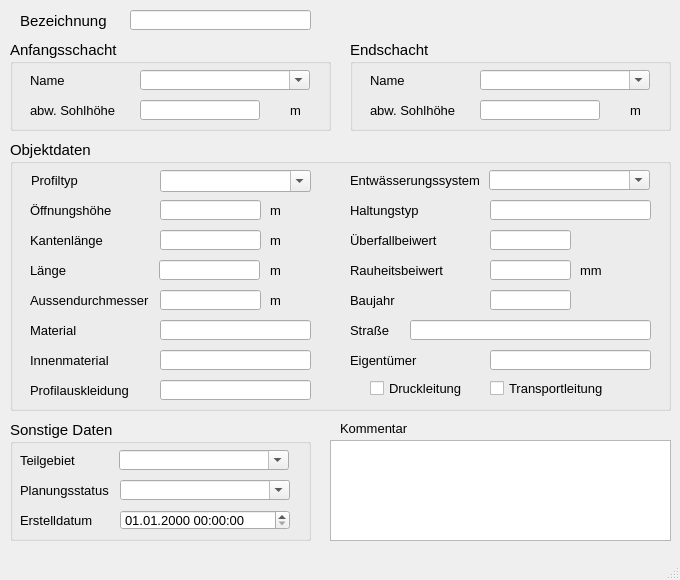
<?xml version="1.0" encoding="UTF-8"?>
<ui version="4.0">
 <class>MainWindow</class>
 <widget class="QMainWindow" name="MainWindow">
  <property name="geometry">
   <rect>
    <x>0</x>
    <y>0</y>
    <width>680</width>
    <height>580</height>
   </rect>
  </property>
  <property name="minimumSize">
   <size>
    <width>680</width>
    <height>580</height>
   </size>
  </property>
  <property name="font">
   <font>
    <family>Tahoma</family>
    <pointsize>10</pointsize>
   </font>
  </property>
  <property name="windowTitle">
   <string>Wehr</string>
  </property>
  <widget class="QWidget" name="centralwidget">
   <widget class="QTextEdit" name="kommentar">
    <property name="geometry">
     <rect>
      <x>330</x>
      <y>440</y>
      <width>341</width>
      <height>101</height>
     </rect>
    </property>
    <property name="font">
     <font>
      <family>Tahoma</family>
      <pointsize>10</pointsize>
     </font>
    </property>
    <property name="toolTip">
     <string>&lt;html&gt;&lt;head/&gt;&lt;body&gt;&lt;p&gt;Platz für zusätzliche Kommentare.&lt;/p&gt;&lt;/body&gt;&lt;/html&gt;</string>
    </property>
    <property name="statusTip">
     <string>Platz für zusätzliche Kommentare.</string>
    </property>
   </widget>
   <widget class="QLabel" name="label">
    <property name="geometry">
     <rect>
      <x>20</x>
      <y>10</y>
      <width>91</width>
      <height>21</height>
     </rect>
    </property>
    <property name="font">
     <font>
      <family>Tahoma</family>
      <pointsize>11</pointsize>
     </font>
    </property>
    <property name="text">
     <string>Bezeichnung</string>
    </property>
   </widget>
   <widget class="QGroupBox" name="groupBox_3">
    <property name="geometry">
     <rect>
      <x>10</x>
      <y>420</y>
      <width>301</width>
      <height>121</height>
     </rect>
    </property>
    <property name="font">
     <font>
      <family>Tahoma</family>
      <pointsize>11</pointsize>
     </font>
    </property>
    <property name="title">
     <string>Sonstige Daten</string>
    </property>
    <widget class="QComboBox" name="teilgebiet">
     <property name="geometry">
      <rect>
       <x>109</x>
       <y>30</y>
       <width>170</width>
       <height>20</height>
      </rect>
     </property>
     <property name="font">
      <font>
       <family>Tahoma</family>
       <pointsize>10</pointsize>
      </font>
     </property>
     <property name="toolTip">
      <string>&lt;html&gt;&lt;head/&gt;&lt;body&gt;&lt;p&gt;zur Zuordnung auf ein selbstständig festgelegtes Teilgebiet&lt;/p&gt;&lt;/body&gt;&lt;/html&gt;</string>
     </property>
     <property name="statusTip">
      <string>zur Zuordnung auf ein selbstständig festgelegtes Teilgebiet</string>
     </property>
     <property name="editable">
      <bool>true</bool>
     </property>
    </widget>
    <widget class="QLabel" name="label_11">
     <property name="geometry">
      <rect>
       <x>10</x>
       <y>30</y>
       <width>71</width>
       <height>20</height>
      </rect>
     </property>
     <property name="font">
      <font>
       <family>Tahoma</family>
       <pointsize>10</pointsize>
      </font>
     </property>
     <property name="text">
      <string>Teilgebiet</string>
     </property>
     <property name="buddy">
      <cstring>simstatus</cstring>
     </property>
    </widget>
    <widget class="QComboBox" name="simstatus">
     <property name="geometry">
      <rect>
       <x>110</x>
       <y>60</y>
       <width>170</width>
       <height>20</height>
      </rect>
     </property>
     <property name="font">
      <font>
       <family>Tahoma</family>
       <pointsize>10</pointsize>
      </font>
     </property>
     <property name="toolTip">
      <string>&lt;html&gt;&lt;head/&gt;&lt;body&gt;&lt;p&gt;aktueller Status (z.B. vorhanden, in Planung etc.)&lt;/p&gt;&lt;/body&gt;&lt;/html&gt;</string>
     </property>
     <property name="statusTip">
      <string>aktueller Status (z.B. vorhanden, in Planung etc.)</string>
     </property>
     <property name="editable">
      <bool>true</bool>
     </property>
    </widget>
    <widget class="QgsDateTimeEdit" name="createdat">
     <property name="geometry">
      <rect>
       <x>110</x>
       <y>90</y>
       <width>170</width>
       <height>20</height>
      </rect>
     </property>
     <property name="font">
      <font>
       <family>Tahoma</family>
       <pointsize>10</pointsize>
      </font>
     </property>
     <property name="currentSection">
      <enum>QDateTimeEdit::DaySection</enum>
     </property>
     <property name="displayFormat">
      <string>dd.MM.yyyy HH:mm:ss</string>
     </property>
    </widget>
    <widget class="QLabel" name="label_10">
     <property name="geometry">
      <rect>
       <x>10</x>
       <y>60</y>
       <width>111</width>
       <height>21</height>
      </rect>
     </property>
     <property name="font">
      <font>
       <family>Tahoma</family>
       <pointsize>10</pointsize>
      </font>
     </property>
     <property name="text">
      <string>Planungsstatus</string>
     </property>
     <property name="buddy">
      <cstring>simstatus</cstring>
     </property>
    </widget>
    <widget class="QLabel" name="label_71">
     <property name="geometry">
      <rect>
       <x>10</x>
       <y>90</y>
       <width>151</width>
       <height>21</height>
      </rect>
     </property>
     <property name="font">
      <font>
       <family>Tahoma</family>
       <pointsize>10</pointsize>
      </font>
     </property>
     <property name="text">
      <string>Erstelldatum</string>
     </property>
    </widget>
   </widget>
   <widget class="QGroupBox" name="groupBox_2">
    <property name="geometry">
     <rect>
      <x>10</x>
      <y>140</y>
      <width>661</width>
      <height>271</height>
     </rect>
    </property>
    <property name="font">
     <font>
      <family>Tahoma</family>
      <pointsize>11</pointsize>
     </font>
    </property>
    <property name="title">
     <string>Objektdaten</string>
    </property>
    <widget class="QComboBox" name="entwart">
     <property name="geometry">
      <rect>
       <x>479</x>
       <y>30</y>
       <width>161</width>
       <height>20</height>
      </rect>
     </property>
     <property name="font">
      <font>
       <family>Tahoma</family>
       <pointsize>10</pointsize>
      </font>
     </property>
     <property name="toolTip">
      <string>&lt;html&gt;&lt;head/&gt;&lt;body&gt;&lt;p&gt;vorh. Entwässerungssystem (z.B. Mischwasser, Regenwasser etc.)&lt;/p&gt;&lt;/body&gt;&lt;/html&gt;</string>
     </property>
     <property name="statusTip">
      <string>vorh. Entwässerungssystem (z.B. Mischwasser, Regenwasser etc.)</string>
     </property>
     <property name="editable">
      <bool>true</bool>
     </property>
    </widget>
    <widget class="QLabel" name="label_16">
     <property name="geometry">
      <rect>
       <x>260</x>
       <y>60</y>
       <width>20</width>
       <height>21</height>
      </rect>
     </property>
     <property name="font">
      <font>
       <family>Tahoma</family>
       <pointsize>10</pointsize>
      </font>
     </property>
     <property name="text">
      <string>m </string>
     </property>
    </widget>
    <widget class="QLabel" name="label_7">
     <property name="geometry">
      <rect>
       <x>20</x>
       <y>60</y>
       <width>100</width>
       <height>20</height>
      </rect>
     </property>
     <property name="font">
      <font>
       <family>Tahoma</family>
       <pointsize>10</pointsize>
      </font>
     </property>
     <property name="text">
      <string>Öffnungshöhe</string>
     </property>
    </widget>
    <widget class="QLineEdit" name="hoehe">
     <property name="geometry">
      <rect>
       <x>150</x>
       <y>60</y>
       <width>101</width>
       <height>20</height>
      </rect>
     </property>
     <property name="font">
      <font>
       <family>Tahoma</family>
       <pointsize>10</pointsize>
      </font>
     </property>
     <property name="toolTip">
      <string>&lt;html&gt;&lt;head/&gt;&lt;body&gt;&lt;p&gt;für grafische Darstellung im Längsschnitt&lt;/p&gt;&lt;/body&gt;&lt;/html&gt;</string>
     </property>
     <property name="statusTip">
      <string>für grafische Darstellung im Längsschnitt</string>
     </property>
    </widget>
    <widget class="QLabel" name="label_51">
     <property name="geometry">
      <rect>
       <x>340</x>
       <y>30</y>
       <width>140</width>
       <height>20</height>
      </rect>
     </property>
     <property name="font">
      <font>
       <family>Tahoma</family>
       <pointsize>10</pointsize>
      </font>
     </property>
     <property name="text">
      <string>Entwässerungssystem</string>
     </property>
    </widget>
    <widget class="QLabel" name="label_8">
     <property name="geometry">
      <rect>
       <x>20</x>
       <y>90</y>
       <width>100</width>
       <height>20</height>
      </rect>
     </property>
     <property name="font">
      <font>
       <family>Tahoma</family>
       <pointsize>10</pointsize>
      </font>
     </property>
     <property name="text">
      <string>Kantenlänge</string>
     </property>
    </widget>
    <widget class="QLineEdit" name="breite">
     <property name="geometry">
      <rect>
       <x>150</x>
       <y>90</y>
       <width>101</width>
       <height>20</height>
      </rect>
     </property>
     <property name="font">
      <font>
       <family>Tahoma</family>
       <pointsize>10</pointsize>
      </font>
     </property>
     <property name="toolTip">
      <string>&lt;html&gt;&lt;head/&gt;&lt;body&gt;&lt;p&gt;für grafische Darstellung im Längsschnitt&lt;/p&gt;&lt;/body&gt;&lt;/html&gt;</string>
     </property>
     <property name="statusTip">
      <string>für grafische Darstellung im Längsschnitt</string>
     </property>
    </widget>
    <widget class="QLabel" name="label_17">
     <property name="geometry">
      <rect>
       <x>260</x>
       <y>90</y>
       <width>20</width>
       <height>21</height>
      </rect>
     </property>
     <property name="font">
      <font>
       <family>Tahoma</family>
       <pointsize>10</pointsize>
      </font>
     </property>
     <property name="text">
      <string>m </string>
     </property>
    </widget>
    <widget class="QLabel" name="label_54">
     <property name="geometry">
      <rect>
       <x>21</x>
       <y>30</y>
       <width>91</width>
       <height>21</height>
      </rect>
     </property>
     <property name="font">
      <font>
       <family>Tahoma</family>
       <pointsize>10</pointsize>
      </font>
     </property>
     <property name="text">
      <string>Profiltyp</string>
     </property>
    </widget>
    <widget class="QComboBox" name="profilnam">
     <property name="geometry">
      <rect>
       <x>150</x>
       <y>30</y>
       <width>151</width>
       <height>22</height>
      </rect>
     </property>
     <property name="font">
      <font>
       <family>Tahoma</family>
       <pointsize>10</pointsize>
      </font>
     </property>
     <property name="toolTip">
      <string>&lt;html&gt;&lt;head/&gt;&lt;body&gt;&lt;p&gt;Profiltyp für das Rohr&lt;/p&gt;&lt;/body&gt;&lt;/html&gt;</string>
     </property>
     <property name="statusTip">
      <string>Profiltyp für das Rohr</string>
     </property>
     <property name="editable">
      <bool>true</bool>
     </property>
    </widget>
    <widget class="QLabel" name="label_27">
     <property name="geometry">
      <rect>
       <x>260</x>
       <y>150</y>
       <width>31</width>
       <height>21</height>
      </rect>
     </property>
     <property name="font">
      <font>
       <family>Tahoma</family>
       <pointsize>10</pointsize>
      </font>
     </property>
     <property name="text">
      <string>m</string>
     </property>
    </widget>
    <widget class="QLabel" name="label_24">
     <property name="geometry">
      <rect>
       <x>20</x>
       <y>240</y>
       <width>101</width>
       <height>21</height>
      </rect>
     </property>
     <property name="font">
      <font>
       <family>Tahoma</family>
       <pointsize>10</pointsize>
      </font>
     </property>
     <property name="text">
      <string>Profilauskleidung</string>
     </property>
    </widget>
    <widget class="QLineEdit" name="profilauskleidung">
     <property name="geometry">
      <rect>
       <x>150</x>
       <y>240</y>
       <width>151</width>
       <height>20</height>
      </rect>
     </property>
     <property name="toolTip">
      <string>&lt;html&gt;&lt;head/&gt;&lt;body&gt;&lt;p&gt;Profilauskleidung&lt;/p&gt;&lt;/body&gt;&lt;/html&gt;</string>
     </property>
     <property name="statusTip">
      <string>Profilauskleidung</string>
     </property>
    </widget>
    <widget class="QLabel" name="label_25">
     <property name="geometry">
      <rect>
       <x>20</x>
       <y>210</y>
       <width>101</width>
       <height>21</height>
      </rect>
     </property>
     <property name="font">
      <font>
       <family>Tahoma</family>
       <pointsize>10</pointsize>
      </font>
     </property>
     <property name="text">
      <string>Innenmaterial</string>
     </property>
    </widget>
    <widget class="QLineEdit" name="laenge">
     <property name="geometry">
      <rect>
       <x>149</x>
       <y>120</y>
       <width>101</width>
       <height>20</height>
      </rect>
     </property>
     <property name="font">
      <font>
       <family>Tahoma</family>
       <pointsize>10</pointsize>
      </font>
     </property>
     <property name="toolTip">
      <string>&lt;html&gt;&lt;head/&gt;&lt;body&gt;&lt;p&gt;&lt;span style=&quot; font-size:10pt;&quot;&gt;Länge&lt;/span&gt;&lt;/p&gt;&lt;/body&gt;&lt;/html&gt;</string>
     </property>
     <property name="statusTip">
      <string>Länge</string>
     </property>
    </widget>
    <widget class="QLabel" name="label_21">
     <property name="geometry">
      <rect>
       <x>260</x>
       <y>120</y>
       <width>30</width>
       <height>20</height>
      </rect>
     </property>
     <property name="font">
      <font>
       <family>Tahoma</family>
       <pointsize>10</pointsize>
      </font>
     </property>
     <property name="text">
      <string>m </string>
     </property>
    </widget>
    <widget class="QLabel" name="label_13">
     <property name="geometry">
      <rect>
       <x>20</x>
       <y>150</y>
       <width>121</width>
       <height>21</height>
      </rect>
     </property>
     <property name="font">
      <font>
       <family>Tahoma</family>
       <pointsize>10</pointsize>
      </font>
     </property>
     <property name="text">
      <string>Aussendurchmesser</string>
     </property>
    </widget>
    <widget class="QLineEdit" name="aussendurchmesser">
     <property name="geometry">
      <rect>
       <x>150</x>
       <y>150</y>
       <width>101</width>
       <height>20</height>
      </rect>
     </property>
     <property name="toolTip">
      <string>&lt;html&gt;&lt;head/&gt;&lt;body&gt;&lt;p&gt;Aussendurchmesser&lt;/p&gt;&lt;/body&gt;&lt;/html&gt;</string>
     </property>
     <property name="statusTip">
      <string>Aussendurchmesser</string>
     </property>
    </widget>
    <widget class="QLineEdit" name="material">
     <property name="geometry">
      <rect>
       <x>150</x>
       <y>180</y>
       <width>151</width>
       <height>20</height>
      </rect>
     </property>
     <property name="toolTip">
      <string>&lt;html&gt;&lt;head/&gt;&lt;body&gt;&lt;p&gt;Material&lt;/p&gt;&lt;p&gt;&lt;br/&gt;&lt;/p&gt;&lt;/body&gt;&lt;/html&gt;</string>
     </property>
     <property name="statusTip">
      <string>Material</string>
     </property>
    </widget>
    <widget class="QLineEdit" name="innenmaterial">
     <property name="geometry">
      <rect>
       <x>150</x>
       <y>210</y>
       <width>151</width>
       <height>20</height>
      </rect>
     </property>
     <property name="toolTip">
      <string>&lt;html&gt;&lt;head/&gt;&lt;body&gt;&lt;p&gt;Innenmaterial&lt;/p&gt;&lt;/body&gt;&lt;/html&gt;</string>
     </property>
     <property name="statusTip">
      <string>Innenmaterial</string>
     </property>
    </widget>
    <widget class="QLabel" name="label_18">
     <property name="geometry">
      <rect>
       <x>20</x>
       <y>120</y>
       <width>151</width>
       <height>21</height>
      </rect>
     </property>
     <property name="font">
      <font>
       <family>Tahoma</family>
       <pointsize>10</pointsize>
      </font>
     </property>
     <property name="text">
      <string>Länge</string>
     </property>
    </widget>
    <widget class="QLabel" name="label_23">
     <property name="geometry">
      <rect>
       <x>20</x>
       <y>180</y>
       <width>101</width>
       <height>21</height>
      </rect>
     </property>
     <property name="font">
      <font>
       <family>Tahoma</family>
       <pointsize>10</pointsize>
      </font>
     </property>
     <property name="text">
      <string>Material</string>
     </property>
    </widget>
    <widget class="QLabel" name="label_62">
     <property name="geometry">
      <rect>
       <x>340</x>
       <y>120</y>
       <width>101</width>
       <height>21</height>
      </rect>
     </property>
     <property name="font">
      <font>
       <family>Tahoma</family>
       <pointsize>10</pointsize>
      </font>
     </property>
     <property name="text">
      <string>Rauheitsbeiwert</string>
     </property>
    </widget>
    <widget class="QCheckBox" name="druckdicht">
     <property name="geometry">
      <rect>
       <x>360</x>
       <y>240</y>
       <width>101</width>
       <height>17</height>
      </rect>
     </property>
     <property name="font">
      <font>
       <family>Tahoma</family>
       <pointsize>10</pointsize>
      </font>
     </property>
     <property name="toolTip">
      <string>&lt;html&gt;&lt;head/&gt;&lt;body&gt;&lt;p&gt;Druckleitung&lt;/p&gt;&lt;/body&gt;&lt;/html&gt;</string>
     </property>
     <property name="statusTip">
      <string>Druckleitung</string>
     </property>
     <property name="layoutDirection">
      <enum>Qt::LeftToRight</enum>
     </property>
     <property name="text">
      <string>Druckleitung</string>
     </property>
    </widget>
    <widget class="QLineEdit" name="ks_2">
     <property name="geometry">
      <rect>
       <x>480</x>
       <y>120</y>
       <width>81</width>
       <height>20</height>
      </rect>
     </property>
     <property name="font">
      <font>
       <family>Tahoma</family>
       <pointsize>10</pointsize>
      </font>
     </property>
     <property name="toolTip">
      <string>&lt;html&gt;&lt;head/&gt;&lt;body&gt;&lt;p&gt;Absolute Rauheit gemäß Prandtl-Colebrook&lt;/p&gt;&lt;/body&gt;&lt;/html&gt;</string>
     </property>
     <property name="statusTip">
      <string>Absolute Rauheit gemäß Prandtl-Colebrook</string>
     </property>
    </widget>
    <widget class="QLabel" name="label_19">
     <property name="geometry">
      <rect>
       <x>340</x>
       <y>60</y>
       <width>101</width>
       <height>21</height>
      </rect>
     </property>
     <property name="font">
      <font>
       <family>Tahoma</family>
       <pointsize>10</pointsize>
      </font>
     </property>
     <property name="text">
      <string>Haltungstyp</string>
     </property>
    </widget>
    <widget class="QLineEdit" name="strasse">
     <property name="geometry">
      <rect>
       <x>400</x>
       <y>180</y>
       <width>241</width>
       <height>20</height>
      </rect>
     </property>
     <property name="font">
      <font>
       <family>Tahoma</family>
       <pointsize>10</pointsize>
      </font>
     </property>
     <property name="toolTip">
      <string>&lt;html&gt;&lt;head/&gt;&lt;body&gt;&lt;p&gt;Straßenname&lt;/p&gt;&lt;/body&gt;&lt;/html&gt;</string>
     </property>
     <property name="statusTip">
      <string>Straßenname</string>
     </property>
    </widget>
    <widget class="QLineEdit" name="haltungstyp">
     <property name="geometry">
      <rect>
       <x>480</x>
       <y>60</y>
       <width>161</width>
       <height>20</height>
      </rect>
     </property>
    </widget>
    <widget class="QLineEdit" name="baujahr">
     <property name="geometry">
      <rect>
       <x>480</x>
       <y>150</y>
       <width>81</width>
       <height>20</height>
      </rect>
     </property>
     <property name="toolTip">
      <string>&lt;html&gt;&lt;head/&gt;&lt;body&gt;&lt;p&gt;Baujahr&lt;/p&gt;&lt;/body&gt;&lt;/html&gt;</string>
     </property>
     <property name="statusTip">
      <string>Baujahr</string>
     </property>
    </widget>
    <widget class="QLabel" name="label_72">
     <property name="geometry">
      <rect>
       <x>570</x>
       <y>120</y>
       <width>46</width>
       <height>21</height>
      </rect>
     </property>
     <property name="font">
      <font>
       <family>Tahoma</family>
       <pointsize>10</pointsize>
      </font>
     </property>
     <property name="text">
      <string>mm</string>
     </property>
    </widget>
    <widget class="QLineEdit" name="eigentum">
     <property name="geometry">
      <rect>
       <x>480</x>
       <y>210</y>
       <width>161</width>
       <height>20</height>
      </rect>
     </property>
     <property name="toolTip">
      <string>&lt;html&gt;&lt;head/&gt;&lt;body&gt;&lt;p&gt;Eigentürmer&lt;/p&gt;&lt;/body&gt;&lt;/html&gt;</string>
     </property>
     <property name="statusTip">
      <string>Eigentürmer</string>
     </property>
    </widget>
    <widget class="QCheckBox" name="transport">
     <property name="geometry">
      <rect>
       <x>480</x>
       <y>240</y>
       <width>151</width>
       <height>17</height>
      </rect>
     </property>
     <property name="font">
      <font>
       <family>Tahoma</family>
       <pointsize>10</pointsize>
      </font>
     </property>
     <property name="toolTip">
      <string>&lt;html&gt;&lt;head/&gt;&lt;body&gt;&lt;p&gt;Transportkanal ohne Regen- und Schmutzwasseranschlüsse&lt;/p&gt;&lt;/body&gt;&lt;/html&gt;</string>
     </property>
     <property name="statusTip">
      <string>Transportkanal ohne Regen- und Schmutzwasseranschlüsse</string>
     </property>
     <property name="whatsThis">
      <string>&lt;html&gt;&lt;head/&gt;&lt;body&gt;&lt;p&gt;Transportkanal ohne Regen- und Schmutzwasseranschlüsse&lt;/p&gt;&lt;/body&gt;&lt;/html&gt;</string>
     </property>
     <property name="layoutDirection">
      <enum>Qt::LeftToRight</enum>
     </property>
     <property name="text">
      <string>Transportleitung</string>
     </property>
    </widget>
    <widget class="QLabel" name="label_20">
     <property name="geometry">
      <rect>
       <x>340</x>
       <y>210</y>
       <width>90</width>
       <height>21</height>
      </rect>
     </property>
     <property name="font">
      <font>
       <family>Tahoma</family>
       <pointsize>10</pointsize>
      </font>
     </property>
     <property name="text">
      <string>Eigentümer</string>
     </property>
    </widget>
    <widget class="QLabel" name="label_2">
     <property name="geometry">
      <rect>
       <x>340</x>
       <y>180</y>
       <width>65</width>
       <height>21</height>
      </rect>
     </property>
     <property name="font">
      <font>
       <family>Tahoma</family>
       <pointsize>10</pointsize>
      </font>
     </property>
     <property name="text">
      <string>Straße</string>
     </property>
    </widget>
    <widget class="QLabel" name="label_26">
     <property name="geometry">
      <rect>
       <x>340</x>
       <y>150</y>
       <width>101</width>
       <height>21</height>
      </rect>
     </property>
     <property name="font">
      <font>
       <family>Tahoma</family>
       <pointsize>10</pointsize>
      </font>
     </property>
     <property name="text">
      <string>Baujahr</string>
     </property>
    </widget>
    <widget class="QLineEdit" name="ks">
     <property name="geometry">
      <rect>
       <x>480</x>
       <y>90</y>
       <width>81</width>
       <height>20</height>
      </rect>
     </property>
     <property name="font">
      <font>
       <family>Tahoma</family>
       <pointsize>10</pointsize>
      </font>
     </property>
     <property name="toolTip">
      <string>&lt;html&gt;&lt;head/&gt;&lt;body&gt;&lt;p&gt;in Abhängigkeit von der Ausbildung der Wehrkrone (~0,49 - 0,79)&lt;/p&gt;&lt;/body&gt;&lt;/html&gt;</string>
     </property>
     <property name="statusTip">
      <string>in Abhängigkeit von der Ausbildung der Wehrkrone (~0,49 - 0,79)</string>
     </property>
    </widget>
    <widget class="QLabel" name="label_61">
     <property name="geometry">
      <rect>
       <x>340</x>
       <y>90</y>
       <width>110</width>
       <height>20</height>
      </rect>
     </property>
     <property name="font">
      <font>
       <family>Tahoma</family>
       <pointsize>10</pointsize>
      </font>
     </property>
     <property name="text">
      <string>Überfallbeiwert</string>
     </property>
    </widget>
   </widget>
   <widget class="QLineEdit" name="haltnam">
    <property name="geometry">
     <rect>
      <x>130</x>
      <y>10</y>
      <width>181</width>
      <height>20</height>
     </rect>
    </property>
    <property name="toolTip">
     <string>&lt;html&gt;&lt;head/&gt;&lt;body&gt;&lt;p&gt;Eindeutige Bezeichnung&lt;/p&gt;&lt;/body&gt;&lt;/html&gt;</string>
    </property>
    <property name="statusTip">
     <string>Eindeutige Bezeichnung</string>
    </property>
   </widget>
   <widget class="QLabel" name="label_22">
    <property name="geometry">
     <rect>
      <x>340</x>
      <y>420</y>
      <width>81</width>
      <height>16</height>
     </rect>
    </property>
    <property name="font">
     <font>
      <family>Tahoma</family>
      <pointsize>10</pointsize>
     </font>
    </property>
    <property name="text">
     <string>Kommentar</string>
    </property>
   </widget>
   <widget class="QGroupBox" name="groupBox_4">
    <property name="geometry">
     <rect>
      <x>350</x>
      <y>40</y>
      <width>321</width>
      <height>91</height>
     </rect>
    </property>
    <property name="font">
     <font>
      <family>Tahoma</family>
      <pointsize>11</pointsize>
     </font>
    </property>
    <property name="title">
     <string>Endschacht</string>
    </property>
    <widget class="QLineEdit" name="sohleunten">
     <property name="geometry">
      <rect>
       <x>130</x>
       <y>60</y>
       <width>120</width>
       <height>20</height>
      </rect>
     </property>
     <property name="font">
      <font>
       <family>Tahoma</family>
       <pointsize>10</pointsize>
      </font>
     </property>
     <property name="toolTip">
      <string>von Schachtsohle abweichende Sohlhöhe</string>
     </property>
     <property name="statusTip">
      <string>von Schachtsohle abweichende Sohlhöhe</string>
     </property>
    </widget>
    <widget class="QLabel" name="label_9">
     <property name="geometry">
      <rect>
       <x>20</x>
       <y>30</y>
       <width>71</width>
       <height>21</height>
      </rect>
     </property>
     <property name="font">
      <font>
       <family>Tahoma</family>
       <pointsize>10</pointsize>
      </font>
     </property>
     <property name="text">
      <string>Name</string>
     </property>
    </widget>
    <widget class="QLabel" name="label_12">
     <property name="geometry">
      <rect>
       <x>20</x>
       <y>60</y>
       <width>101</width>
       <height>21</height>
      </rect>
     </property>
     <property name="font">
      <font>
       <family>Tahoma</family>
       <pointsize>10</pointsize>
      </font>
     </property>
     <property name="text">
      <string>abw. Sohlhöhe</string>
     </property>
    </widget>
    <widget class="QLabel" name="label_15">
     <property name="geometry">
      <rect>
       <x>280</x>
       <y>60</y>
       <width>21</width>
       <height>21</height>
      </rect>
     </property>
     <property name="font">
      <font>
       <family>Tahoma</family>
       <pointsize>10</pointsize>
      </font>
     </property>
     <property name="text">
      <string>m</string>
     </property>
    </widget>
    <widget class="QComboBox" name="schunten">
     <property name="geometry">
      <rect>
       <x>130</x>
       <y>30</y>
       <width>170</width>
       <height>20</height>
      </rect>
     </property>
     <property name="font">
      <font>
       <family>Tahoma</family>
       <pointsize>10</pointsize>
      </font>
     </property>
     <property name="toolTip">
      <string>&lt;html&gt;&lt;head/&gt;&lt;body&gt;&lt;p&gt;&lt;span style=&quot; font-family:'Calibri','sans-serif';&quot;&gt;Name des unteren Schachts&lt;/span&gt;&lt;/p&gt;&lt;/body&gt;&lt;/html&gt;</string>
     </property>
     <property name="statusTip">
      <string>Name des unteren Schachts</string>
     </property>
     <property name="editable">
      <bool>true</bool>
     </property>
    </widget>
   </widget>
   <widget class="QGroupBox" name="groupBox">
    <property name="geometry">
     <rect>
      <x>10</x>
      <y>40</y>
      <width>321</width>
      <height>91</height>
     </rect>
    </property>
    <property name="font">
     <font>
      <family>Tahoma</family>
      <pointsize>11</pointsize>
     </font>
    </property>
    <property name="title">
     <string>Anfangsschacht</string>
    </property>
    <widget class="QLabel" name="label_3">
     <property name="geometry">
      <rect>
       <x>20</x>
       <y>30</y>
       <width>91</width>
       <height>21</height>
      </rect>
     </property>
     <property name="font">
      <font>
       <family>Tahoma</family>
       <pointsize>10</pointsize>
      </font>
     </property>
     <property name="text">
      <string>Name</string>
     </property>
    </widget>
    <widget class="QLabel" name="label_5">
     <property name="geometry">
      <rect>
       <x>20</x>
       <y>60</y>
       <width>91</width>
       <height>21</height>
      </rect>
     </property>
     <property name="font">
      <font>
       <family>Tahoma</family>
       <pointsize>10</pointsize>
      </font>
     </property>
     <property name="text">
      <string>abw. Sohlhöhe</string>
     </property>
    </widget>
    <widget class="QLabel" name="label_14">
     <property name="geometry">
      <rect>
       <x>280</x>
       <y>60</y>
       <width>21</width>
       <height>21</height>
      </rect>
     </property>
     <property name="font">
      <font>
       <family>Tahoma</family>
       <pointsize>10</pointsize>
      </font>
     </property>
     <property name="text">
      <string>m</string>
     </property>
    </widget>
    <widget class="QComboBox" name="schoben">
     <property name="geometry">
      <rect>
       <x>130</x>
       <y>30</y>
       <width>170</width>
       <height>20</height>
      </rect>
     </property>
     <property name="font">
      <font>
       <family>Tahoma</family>
       <pointsize>10</pointsize>
      </font>
     </property>
     <property name="toolTip">
      <string>&lt;html&gt;&lt;head/&gt;&lt;body&gt;&lt;p&gt;&lt;span style=&quot; font-family:'Calibri','sans-serif';&quot;&gt;Name des oberen Schachts&lt;/span&gt;&lt;/p&gt;&lt;/body&gt;&lt;/html&gt;</string>
     </property>
     <property name="statusTip">
      <string>Name des oberen Schachts</string>
     </property>
     <property name="editable">
      <bool>true</bool>
     </property>
    </widget>
    <widget class="QLineEdit" name="sohleoben">
     <property name="geometry">
      <rect>
       <x>130</x>
       <y>60</y>
       <width>120</width>
       <height>20</height>
      </rect>
     </property>
     <property name="font">
      <font>
       <family>Tahoma</family>
       <pointsize>10</pointsize>
      </font>
     </property>
     <property name="toolTip">
      <string>von Schachtsohle abweichende Sohlhöhe</string>
     </property>
     <property name="statusTip">
      <string>von Schachtsohle abweichende Sohlhöhe</string>
     </property>
    </widget>
   </widget>
  </widget>
  <widget class="QMenuBar" name="menubar">
   <property name="geometry">
    <rect>
     <x>0</x>
     <y>0</y>
     <width>680</width>
     <height>22</height>
    </rect>
   </property>
  </widget>
  <widget class="QStatusBar" name="statusbar"/>
 </widget>
 <customwidgets>
  <customwidget>
   <class>QgsDateTimeEdit</class>
   <extends>QDateTimeEdit</extends>
   <header>qgsdatetimeedit.h</header>
  </customwidget>
 </customwidgets>
 <resources/>
 <connections/>
</ui>
